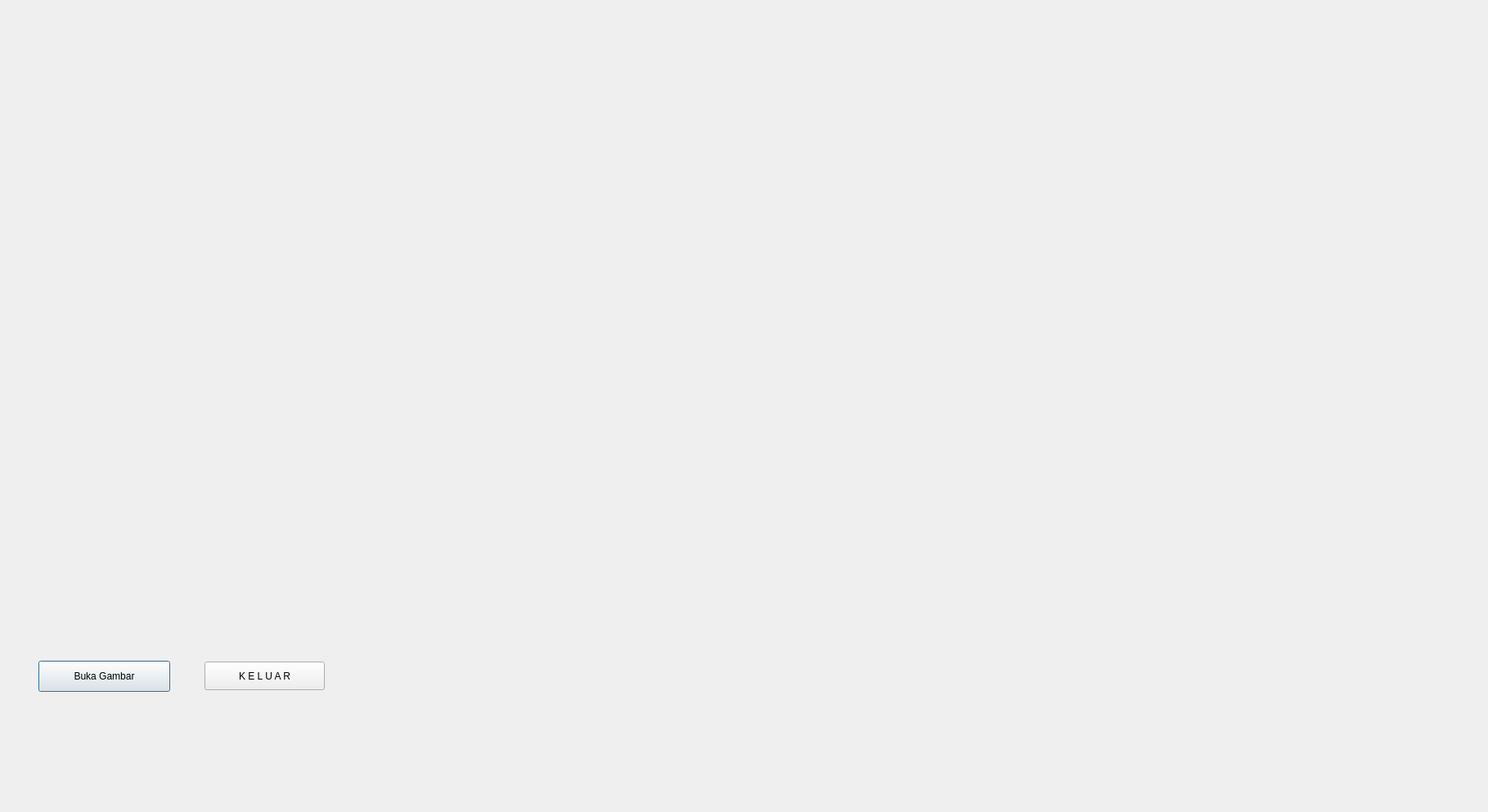
<?xml version="1.0" encoding="UTF-8"?>
<ui version="4.0">
 <class>Dialog</class>
 <widget class="QDialog" name="Dialog">
  <property name="geometry">
   <rect>
    <x>0</x>
    <y>0</y>
    <width>1819</width>
    <height>993</height>
   </rect>
  </property>
  <property name="windowTitle">
   <string>Buka Gambar</string>
  </property>
  <property name="sizeGripEnabled">
   <bool>false</bool>
  </property>
  <widget class="QPushButton" name="buka">
   <property name="geometry">
    <rect>
     <x>47</x>
     <y>808</y>
     <width>161</width>
     <height>38</height>
    </rect>
   </property>
   <property name="styleSheet">
    <string notr="true">font: 10pt &quot;MS Shell Dlg 2&quot;;</string>
   </property>
   <property name="text">
    <string>Buka Gambar</string>
   </property>
  </widget>
  <widget class="QLabel" name="photo">
   <property name="geometry">
    <rect>
     <x>46</x>
     <y>34</y>
     <width>1129</width>
     <height>763</height>
    </rect>
   </property>
   <property name="text">
    <string/>
   </property>
   <property name="pixmap">
    <pixmap>blank.png</pixmap>
   </property>
   <property name="scaledContents">
    <bool>true</bool>
   </property>
  </widget>
  <widget class="QPushButton" name="keluar">
   <property name="geometry">
    <rect>
     <x>250</x>
     <y>809</y>
     <width>147</width>
     <height>35</height>
    </rect>
   </property>
   <property name="font">
    <font>
     <pointsize>9</pointsize>
    </font>
   </property>
   <property name="text">
    <string>K E L U A R</string>
   </property>
  </widget>
 </widget>
 <resources/>
 <connections/>
</ui>
